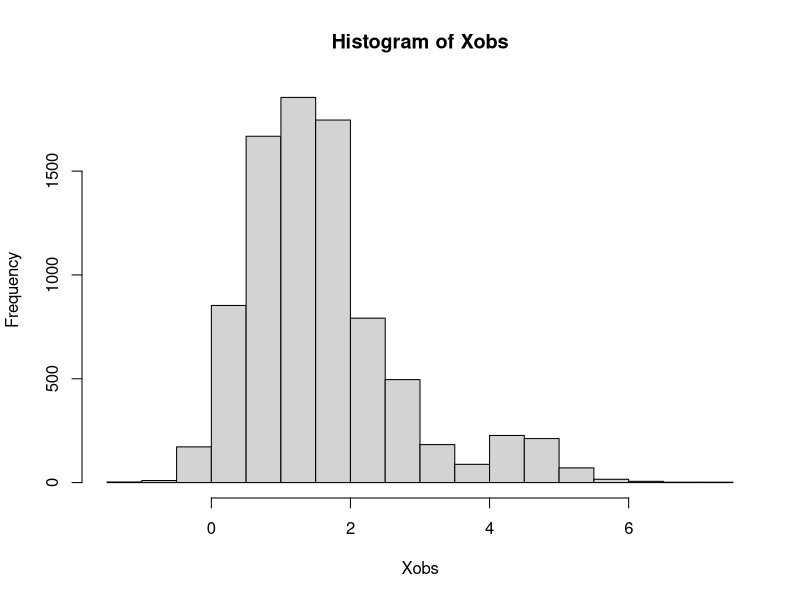

Generate this figure with R:
#Datos: http://earthquake.usgs.gov/earthquakes/feed/v1.0/csv.php
DatosTerremotos<-read.csv("all_month.csv")
DatosTerremotos[1,]
Xobs<-DatosTerremotos$mag
hist(Xobs)
